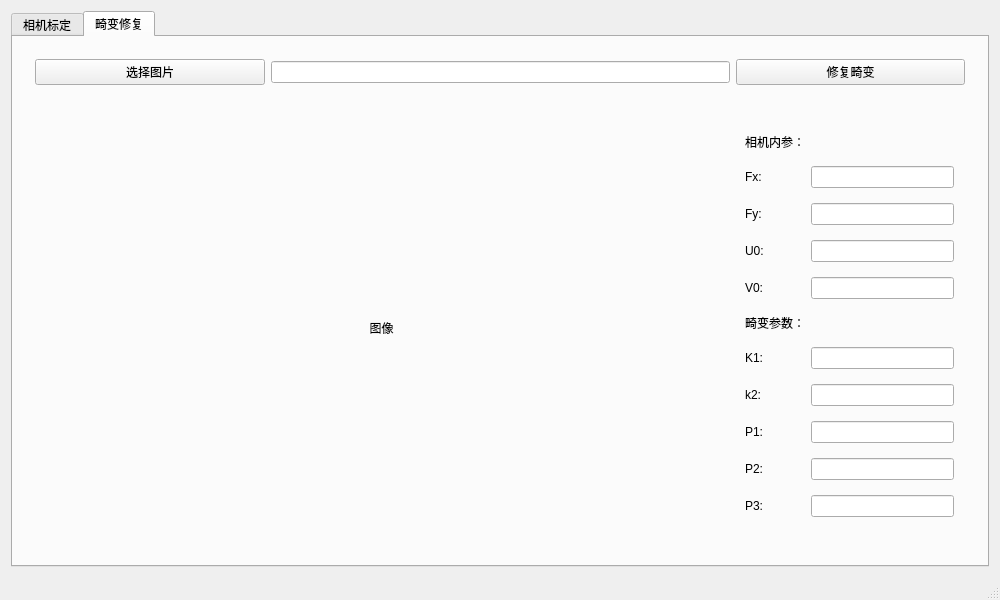
<?xml version="1.0" encoding="UTF-8"?>
<ui version="4.0">
 <class>MainWindow</class>
 <widget class="QMainWindow" name="MainWindow">
  <property name="geometry">
   <rect>
    <x>0</x>
    <y>0</y>
    <width>1000</width>
    <height>600</height>
   </rect>
  </property>
  <property name="windowTitle">
   <string>相机内参标定</string>
  </property>
  <widget class="QWidget" name="centralWidget">
   <layout class="QVBoxLayout" name="verticalLayout">
    <item>
     <widget class="QTabWidget" name="tabWidget">
      <property name="currentIndex">
       <number>1</number>
      </property>
      <widget class="QWidget" name="tab_calib">
       <attribute name="title">
        <string>相机标定</string>
       </attribute>
       <layout class="QVBoxLayout" name="verticalLayout_2">
        <item>
         <widget class="QWidget" name="widget" native="true">
          <property name="sizePolicy">
           <sizepolicy hsizetype="Preferred" vsizetype="Fixed">
            <horstretch>0</horstretch>
            <verstretch>0</verstretch>
           </sizepolicy>
          </property>
          <layout class="QGridLayout" name="gridLayout" columnstretch="1,1,1,1">
           <property name="leftMargin">
            <number>0</number>
           </property>
           <property name="topMargin">
            <number>0</number>
           </property>
           <property name="rightMargin">
            <number>0</number>
           </property>
           <property name="bottomMargin">
            <number>0</number>
           </property>
           <property name="horizontalSpacing">
            <number>6</number>
           </property>
           <item row="0" column="0">
            <widget class="QPushButton" name="btn_chooseDir">
             <property name="text">
              <string>选择标定图片路径</string>
             </property>
            </widget>
           </item>
           <item row="3" column="2">
            <spacer name="horizontalSpacer">
             <property name="orientation">
              <enum>Qt::Horizontal</enum>
             </property>
             <property name="sizeHint" stdset="0">
              <size>
               <width>40</width>
               <height>20</height>
              </size>
             </property>
            </spacer>
           </item>
           <item row="1" column="1">
            <widget class="QLineEdit" name="lineEdit_2"/>
           </item>
           <item row="2" column="1">
            <widget class="QLineEdit" name="lineEdit_3"/>
           </item>
           <item row="3" column="1">
            <widget class="QLineEdit" name="lineEdit_4"/>
           </item>
           <item row="0" column="1">
            <widget class="QLineEdit" name="lineEdit"/>
           </item>
           <item row="3" column="0">
            <widget class="QPushButton" name="pushButton_6">
             <property name="text">
              <string>内角点个数（高）</string>
             </property>
            </widget>
           </item>
           <item row="2" column="0">
            <widget class="QPushButton" name="pushButton_2">
             <property name="text">
              <string>内角点个数（宽）</string>
             </property>
            </widget>
           </item>
           <item row="1" column="0">
            <widget class="QPushButton" name="pushButton_7">
             <property name="text">
              <string>内角点长度（毫米）</string>
             </property>
            </widget>
           </item>
           <item row="1" column="3">
            <widget class="QPushButton" name="btn_calib">
             <property name="text">
              <string>开始标定</string>
             </property>
            </widget>
           </item>
           <item row="2" column="3">
            <widget class="QPushButton" name="btn_clear">
             <property name="text">
              <string>清空数据</string>
             </property>
            </widget>
           </item>
           <item row="3" column="3">
            <widget class="QPushButton" name="apply_param">
             <property name="text">
              <string>应用参数</string>
             </property>
            </widget>
           </item>
          </layout>
         </widget>
        </item>
        <item>
         <widget class="QWidget" name="widget_2" native="true">
          <layout class="QHBoxLayout" name="horizontalLayout" stretch="3,1">
           <property name="leftMargin">
            <number>0</number>
           </property>
           <property name="topMargin">
            <number>0</number>
           </property>
           <property name="rightMargin">
            <number>0</number>
           </property>
           <property name="bottomMargin">
            <number>0</number>
           </property>
           <item>
            <widget class="QListWidget" name="listWidget"/>
           </item>
           <item>
            <widget class="QTextBrowser" name="textBrowser"/>
           </item>
          </layout>
         </widget>
        </item>
       </layout>
      </widget>
      <widget class="QWidget" name="tab_fix">
       <attribute name="title">
        <string>畸变修复</string>
       </attribute>
       <layout class="QVBoxLayout" name="verticalLayout_3">
        <item>
         <widget class="QWidget" name="widget_6" native="true">
          <property name="sizePolicy">
           <sizepolicy hsizetype="Preferred" vsizetype="Fixed">
            <horstretch>0</horstretch>
            <verstretch>0</verstretch>
           </sizepolicy>
          </property>
          <layout class="QGridLayout" name="gridLayout_2" columnstretch="1,2,1">
           <item row="0" column="1">
            <widget class="QLineEdit" name="img_dir"/>
           </item>
           <item row="0" column="0">
            <widget class="QPushButton" name="btn_chooseSingleImg">
             <property name="text">
              <string>选择图片</string>
             </property>
            </widget>
           </item>
           <item row="0" column="2">
            <widget class="QPushButton" name="btn_fix">
             <property name="text">
              <string>修复畸变</string>
             </property>
            </widget>
           </item>
          </layout>
         </widget>
        </item>
        <item>
         <widget class="QWidget" name="widget_3" native="true">
          <layout class="QHBoxLayout" name="horizontalLayout_2" stretch="3,1">
           <item>
            <widget class="QWidget" name="widget_4" native="true">
             <layout class="QVBoxLayout" name="verticalLayout_4">
              <item>
               <widget class="QLabel" name="label_img">
                <property name="text">
                 <string>图像</string>
                </property>
                <property name="alignment">
                 <set>Qt::AlignCenter</set>
                </property>
               </widget>
              </item>
             </layout>
            </widget>
           </item>
           <item>
            <widget class="QWidget" name="widget_5" native="true">
             <layout class="QGridLayout" name="gridLayout_3">
              <item row="5" column="0">
               <widget class="QLabel" name="label_7">
                <property name="sizePolicy">
                 <sizepolicy hsizetype="Preferred" vsizetype="Fixed">
                  <horstretch>0</horstretch>
                  <verstretch>0</verstretch>
                 </sizepolicy>
                </property>
                <property name="text">
                 <string>畸变参数：</string>
                </property>
               </widget>
              </item>
              <item row="0" column="0">
               <widget class="QLabel" name="label_4">
                <property name="sizePolicy">
                 <sizepolicy hsizetype="Preferred" vsizetype="Fixed">
                  <horstretch>0</horstretch>
                  <verstretch>0</verstretch>
                 </sizepolicy>
                </property>
                <property name="text">
                 <string>相机内参：</string>
                </property>
               </widget>
              </item>
              <item row="1" column="1">
               <widget class="QLineEdit" name="line_fx"/>
              </item>
              <item row="4" column="1">
               <widget class="QLineEdit" name="line_v0"/>
              </item>
              <item row="7" column="0">
               <widget class="QLabel" name="label_9">
                <property name="text">
                 <string>k2:</string>
                </property>
               </widget>
              </item>
              <item row="7" column="1">
               <widget class="QLineEdit" name="line_k2"/>
              </item>
              <item row="8" column="0">
               <widget class="QLabel" name="label_10">
                <property name="text">
                 <string>P1:</string>
                </property>
               </widget>
              </item>
              <item row="3" column="1">
               <widget class="QLineEdit" name="line_u0"/>
              </item>
              <item row="6" column="1">
               <widget class="QLineEdit" name="line_k1"/>
              </item>
              <item row="3" column="0">
               <widget class="QLabel" name="label_5">
                <property name="text">
                 <string>U0:</string>
                </property>
               </widget>
              </item>
              <item row="10" column="1">
               <widget class="QLineEdit" name="line_p3"/>
              </item>
              <item row="2" column="1">
               <widget class="QLineEdit" name="line_fy"/>
              </item>
              <item row="2" column="0">
               <widget class="QLabel" name="label_3">
                <property name="text">
                 <string>Fy:</string>
                </property>
               </widget>
              </item>
              <item row="9" column="0">
               <widget class="QLabel" name="label_11">
                <property name="text">
                 <string>P2:</string>
                </property>
               </widget>
              </item>
              <item row="8" column="1">
               <widget class="QLineEdit" name="line_p1"/>
              </item>
              <item row="6" column="0">
               <widget class="QLabel" name="label_8">
                <property name="text">
                 <string>K1:</string>
                </property>
               </widget>
              </item>
              <item row="9" column="1">
               <widget class="QLineEdit" name="line_p2"/>
              </item>
              <item row="1" column="0">
               <widget class="QLabel" name="label_2">
                <property name="text">
                 <string>Fx:</string>
                </property>
               </widget>
              </item>
              <item row="10" column="0">
               <widget class="QLabel" name="label_12">
                <property name="text">
                 <string>P3:</string>
                </property>
               </widget>
              </item>
              <item row="4" column="0">
               <widget class="QLabel" name="label_6">
                <property name="text">
                 <string>V0:</string>
                </property>
               </widget>
              </item>
             </layout>
            </widget>
           </item>
          </layout>
         </widget>
        </item>
       </layout>
      </widget>
     </widget>
    </item>
   </layout>
  </widget>
  <widget class="QStatusBar" name="statusBar"/>
  <action name="chooseDir">
   <property name="text">
    <string>选择文件夹</string>
   </property>
  </action>
  <action name="action">
   <property name="text">
    <string>选择图片文件夹</string>
   </property>
  </action>
 </widget>
 <layoutdefault spacing="6" margin="11"/>
 <resources/>
 <connections/>
</ui>
